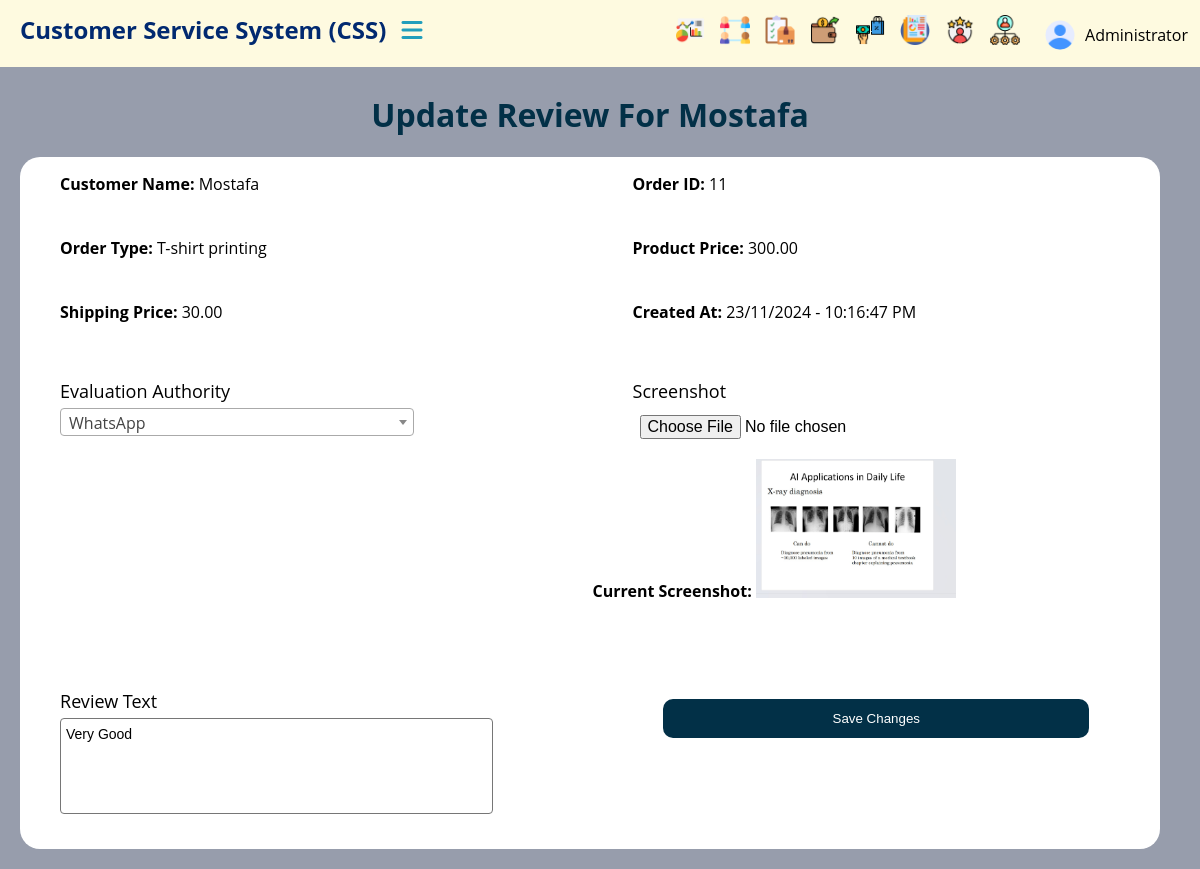
The app's page /review/update/10/ (signed in) with its own data.
### review/models.py (models this page shows, shortened)
class Review(models.Model):
    order = models.ForeignKey(Order, on_delete=models.CASCADE, null=True, blank=True)
    name_customer = models.CharField(max_length=255, null=True, blank=True)
    order_type = models.CharField(max_length=255)
    product_price = models.DecimalField(max_digits=10, decimal_places=2)
    shipping_price = models.DecimalField(max_digits=10, decimal_places=2)
    evaluation_authority = models.CharField(
        max_length=50,
        choices=[
            ('Phone', 'Phone'),
            ('WhatsApp', 'WhatsApp'),
            ('Facebook', 'Facebook'),
            ('Instagram', 'Instagram'),
            ('Other', 'Other'),
        ]
    )
    review_text = models.TextField(null=True, blank=True)
    screenshot = models.ImageField(upload_to='reviews/screenshots/', null=True, blank=True)
    created_at = models.DateTimeField(auto_now_add=True)
    code = models.CharField(max_length=6, unique=True, blank=True)
    created_by = models.ForeignKey(User, on_delete=models.SET_NULL, null=True, blank=True)
    class Meta:
        ordering = ['-created_at']

### review/views.py (the view, shortened to what this page needs)
# urls.py: path('update/<int:review_id>/', views.update_review, name='update_review'),
@login_required(login_url='login')
def update_review(request, review_id):
    review = get_object_or_404(Review, id=review_id)
    return render(request, 'pages/update_review.html', {'review': review})

### templates/pages/update_review.html (shortened to what this page needs)
{% extends 'base.html' %}
{% load static %}
{% block content %}
<div class="content" id="mainContent">
    <h1 style="text-align: center; margin-top:15px; color:#023047;">Update Review For {{ review.name_customer }}</h1>
    <div class="container">
        <form method="POST" enctype="multipart/form-data">
                <p style="margin-left: 40px;"><strong>Customer Name:</strong> {{ review.name_customer }}</p>
                <p style="margin-left: 40px;"><strong>Order ID:</strong> {{ review.order_id }}</p>
                <p style="margin-left: 40px;"><strong>Order Type:</strong> {{ review.order_type }}</p>
                <p style="margin-left: 40px;"><strong>Product Price:</strong> {{ review.product_price }}</p>
                <p style="margin-left: 40px;"><strong>Shipping Price:</strong> {{ review.shipping_price }}</p>
                <p style="margin-left: 40px;"><strong>Created At:</strong> {{ review.created_at|date:"d/m/Y - h:i:s A" }}</p>
            <div class="box" style="margin-left: 40px;">
                <label for="evaluation_authority" style="margin-left: 0px;">Evaluation Authority</label>
            </div>
            <div class="box">
                <label for="screenshot">Screenshot</label>
                <input type="file" id="screenshot" name="screenshot">
                {% if review.screenshot %}
                    <p><strong>Current Screenshot:</strong> <img src="{{ review.screenshot.url }}" alt="Screenshot" width="200"></p>
                {% endif %}
            </div>
            <div class="box">
                <label for="review_text">Review Text</label>
                <textarea id="review_text" name="review_text" rows="4" cols="50">{{ review.review_text }}</textarea>
            </div>
            <button type="submit">Save Changes</button>
        </form>
    </div>
</div>
{% endblock %}

### templates/parts/navbar.html (shortened to what this page needs)
{% load static %}
<header id="header">
    <nav class="navbar">
        <div class="logo-item">
            <a href="{% url 'home' %}" class="logo">Customer Service System  (CSS)</a>
            <div class="topbar">
                <div class="toggle" onclick="toggleSidebar()">
                    <i class="fa-solid fa-bars"></i>
                </div>
            </div>
        </div>
        <div class="link-item">
            <ul class="navbar-nav">
                <li class="header-item">
                    <a href="{% url 'dashboard' %}" class="header-link">
                        <img src="{% static 'Images/Dashboard.png' %}" class="icon" alt="Dashboard">
                    </a>
                </li>
                <li class="header-item">
                    <a href="{% url 'customers' %}" class="header-link">
                        <img src="{% static 'Images/social-network.png' %}" class="icon" alt="Customers">
                    </a>
                </li>
                <li class="header-item">
                    <a href="{% url 'orders'%}" class="header-link">
                        <img src="{% static 'Images/checklist.png' %}" class="icon" alt="Orders">
                    </a>
                </li>
                <li class="header-item">
                    <a href="{% url 'expenses' %}" class="header-link">
                        <img src="{% static 'Images/spending.png' %}" class="icon" alt="Expenses">
                    </a>
                </li>
                <li class="header-item">
                    <a href="{% url 'total_sales' %}" class="header-link">
                        <img src="{% static 'Images/buy.png' %}" class="icon" alt="Sales">
                    </a>
                </li>
                <li class="header-item">
                    <a href="#" class="header-link">
                        <img src="{% static 'Images/report.png' %}" class="icon" alt="Reports">
                    </a>
                </li>
                <li class="header-item">
                    <a href="{%url 'reviews'%}" class="header-link">
                        <img src="{% static 'Images/review.png' %}" class="icon" alt="Review">
                    </a>
                </li>
                {% if request.user.is_staff or is_admin %}
                <li class="header-item">
                    <a href="#" class="header-link">
                        <img src="{% static 'Images/managing.png' %}" class="icon" alt="Account Management">
                    </a>
                </li>
                {% endif %}
                <li class="header-item dropdown">
                    <a href="#" class="dropdown-toggle">
                        {% if user.profile_picture %}
                            <img src="{{ user.profile_picture.url }}" alt="Profile Picture" class="profile-icon">
                        {% else %}
                            <img src="{% static 'Images/user.png' %}" alt="Default Profile Picture" class="profile-icon">
                        {% endif %}
                        {{ user.get_full_name|default:user.username }}
                    </a>
                </li>
            </ul>
        </div>
    </nav>
</header>

### src/static/css/style.css (style rules this page uses)
body, html { margin: 0; padding: 0; box-sizing: border-box; font-family: 'Open Sans', sans-serif; background-color: #979dac; }
#header { background-color: #FEFAE0; width: 100%; height: 37px; position: fixed; top: 0; left: 0; padding: 15px 20px; z-index: 1000; }
.navbar { display: flex; justify-content: space-between; align-items: center; }
.logo-item { width: 60%; display: flex; align-items: center; }
.link-item { width: 31%; }
.logo { color: #012970; font-size: 24px; font-weight: bold; text-decoration: none; }
.topbar { margin-left: 20px; }
.toggle { cursor: pointer; color: #219EBC; font-size: 24px; }
.link-item { display: flex; align-items: center; }
.navbar-nav { display: flex; list-style: none; margin: 0; padding: 0; }
.header-item { margin-left: 15px; }
.header-link { display: flex; align-items: center; text-decoration: none; color: #fff; }
.header-link .icon { width: 30px; height: 30px; }
.header-item.dropdown { position: relative; }
.dropdown-toggle { display: flex; align-items: center; cursor: pointer; text-decoration: none; color: #000000; padding: 5px 10px; border-radius: 5px; }
.profile-icon { width: 30px; height: 30px; border-radius: 50%; margin-right: 10px; }
.content { width: 85%; position: fixed; right: 0; top: 68px; transition: width 0.3s ease; padding: 10px; height: calc(100% - 68px); overflow: auto; }
@media (min-width: 915px) and (max-width: 1366px) { .logo-item { margin-top: -12px; width: 40%; } }
@media (min-width: 915px) and (max-width: 1366px) { .topbar { margin-left: 15px; } }
@media (min-width: 915px) and (max-width: 1366px) { .link-item { width: 40%; margin-right: 80px; } }

### src/static/css/main.css (style rules this page uses)
form { width: 95%; display: grid; grid-template-columns: repeat(3, 1fr); grid-auto-rows: minmax(50px, auto); grid-column-gap: 5px; grid-row-gap: 10px; border-radius: 20px; background-color: #ffffff; margin: auto; }
.box { margin: 30px 0; }
label { display: block; font-size: 18px; margin-bottom: 5px; color: #000000; margin-left: 40px; }
.box input[type="file"] { background: transparent; color: #000000; border: none; width: 100%; height: 35px; }
input { width: 80%; height: 50%; font-size: 16px; border: 1px solid #ccc; box-sizing: border-box; background: #ffffff; border-radius: 4px; padding: 7px; color: #000000; margin-left: 40px; }
button { width: 75%; height: 39px; display: block; border: none; cursor: pointer; background-color: #023047; color: #fff; border-radius: 10px; transition: 0.5s; margin: 40px auto 35px; }
textarea { padding: 5px; border-radius: 4px; box-sizing: border-box; resize: none; font-family: Arial, sans-serif; font-size: 14px; line-height: 1.5; margin-left: 40px; }
@media (min-width: 916px) and (max-width: 1366px) { form { grid-template-columns: repeat(2, 1fr); } }

### templates/parts/alerts.html (style rules this page uses)
.container { margin-top: 10px; margin-bottom: 30px; }

### records on screen
Review: name_customer "Mostafa", order_id "11", order_type "T-shirt printing", product_price "300.00", shipping_price "30.00", created_at "23/11/2024 - 10:16:47 PM", screenshot (picture), review_text "Very Good"

### other values on screen
{{ user.get_full_name|default:user.username }} "Administrator"
